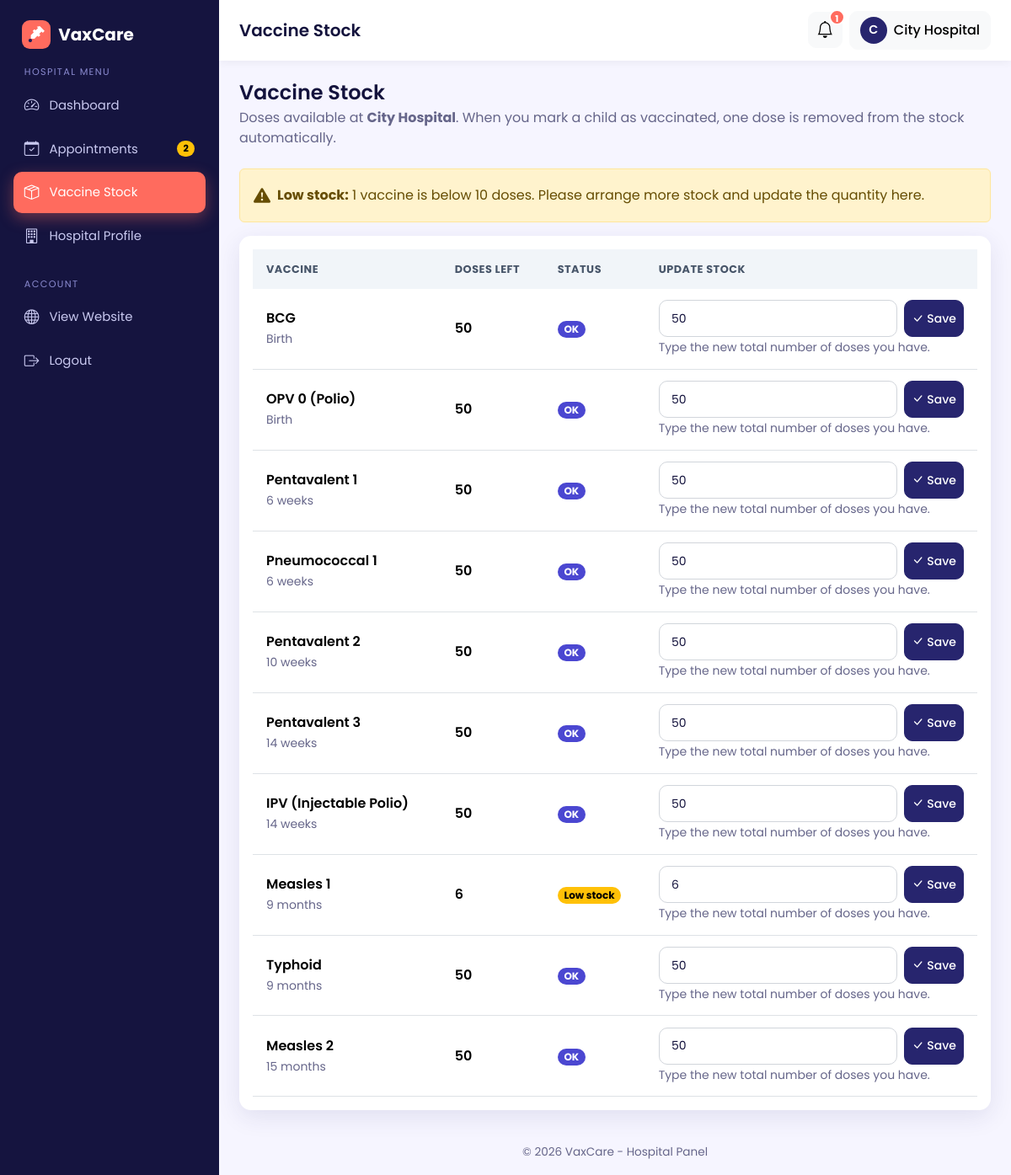
The app's page /hospital/stock.php (signed in) with its own data.
### tables this page shows
CREATE TABLE hospitals (
  id INT AUTO_INCREMENT PRIMARY KEY,
  user_id INT NULL,                          
  hospital_name VARCHAR(150) NOT NULL,
  address VARCHAR(255) NOT NULL,
  location VARCHAR(100) NOT NULL,            
  phone VARCHAR(20),
  license_no VARCHAR(60) NULL,                       
  contact_email VARCHAR(120) NULL,                   
  latitude DECIMAL(10,7) NULL,                       
  longitude DECIMAL(10,7) NULL,
  invite_token VARCHAR(64) NULL,                     
  FOREIGN KEY (user_id) REFERENCES users(id) ON DELETE SET NULL,
  UNIQUE KEY uniq_invite (invite_token)
);

CREATE TABLE vaccine_stock (
  id INT AUTO_INCREMENT PRIMARY KEY,
  hospital_id INT NOT NULL,
  vaccine_id INT NOT NULL,
  quantity INT NOT NULL DEFAULT 0,                     
  booking_paused TINYINT(1) NOT NULL DEFAULT 0,        
  FOREIGN KEY (hospital_id) REFERENCES hospitals(id) ON DELETE CASCADE,
  FOREIGN KEY (vaccine_id)  REFERENCES vaccines(id)  ON DELETE CASCADE,
  UNIQUE KEY uniq_hospital_vaccine (hospital_id, vaccine_id)    
);

CREATE TABLE vaccines (
  id INT AUTO_INCREMENT PRIMARY KEY,
  vaccine_name VARCHAR(120) NOT NULL,
  description VARCHAR(255),
  recommended_age VARCHAR(50),               
  recommended_age_days INT NOT NULL DEFAULT 0,
  availability ENUM('available','unavailable') NOT NULL DEFAULT 'available'
);

### hospital/stock.php (the view, shortened to what this page needs)
<?php
require_once __DIR__ . '/../config/db.php';
$hospital = require_hospital($pdo);
$stmt = $pdo->prepare(
    'SELECT v.id AS vaccine_id, v.vaccine_name, v.recommended_age,
            s.quantity, s.booking_paused
     FROM vaccines v
     LEFT JOIN vaccine_stock s ON s.vaccine_id = v.id AND s.hospital_id = ?
     ORDER BY v.recommended_age_days ASC, v.id ASC'
);
$stmt->execute([$hospital['id']]);
$rows = $stmt->fetchAll();
$lowCount = 0;
foreach ($rows as $r) {
    if ($r['quantity'] !== null && (int)$r['quantity'] < LOW_STOCK) {
        $lowCount++;
    }
}
function stock_badge($quantity)
{
    $q = (int)$quantity;
    if ($q < LOW_STOCK) {
        return '<span class="badge rounded-pill text-bg-warning">Low stock</span>';
    }
    return '<span class="badge rounded-pill text-bg-success">OK</span>';
}
require_once __DIR__ . '/../includes/hospital_header.php';
?>
<div class="mb-4">
  <h4 class="mb-1">Vaccine Stock</h4>
  <p class="text-muted mb-0">Doses available at <strong><?= e($hospital['hospital_name']) ?></strong>. When you mark a child as vaccinated, one dose is removed from the stock automatically.</p>
</div>
<?php if ($lowCount > 0): ?>
  <div class="alert alert-warning d-flex align-items-center gap-2">
    <i class="bi bi-exclamation-triangle-fill fs-5"></i>
    <div><strong>Low stock:</strong> <?= $lowCount ?> vaccine<?= $lowCount > 1 ? 's are' : ' is' ?> below <?= LOW_STOCK ?> doses. Please arrange more stock and update the quantity here.</div>
  </div>
<?php endif; ?>
<div class="card">
  <div class="card-body">
    <div class="table-responsive">
      <table class="table table-hover table-stack mb-0">
        <thead>
          <tr>
            <th>Vaccine</th>
            <th>Doses left</th>
            <th>Status</th>
            <th style="min-width: 240px;">Update stock</th>
          </tr>
        </thead>
        <tbody>
          <?php foreach ($rows as $r): ?>
            <tr>
              <td data-label="Vaccine">
                <div class="fw-semibold"><?= e($r['vaccine_name']) ?></div>
                <small class="text-muted"><?= e($r['recommended_age']) ?></small>
              </td>
              <td data-label="Doses left" class="fw-semibold"><?= $r['quantity'] === null ? '-' : (int)$r['quantity'] ?></td>
              <td data-label="Status"><?= stock_badge($r['quantity']) ?></td>
              <td data-label="Update stock">
                <form method="post" class="d-flex gap-2">
                  <input type="number" class="form-control form-control-sm" name="quantity"
                         value="<?= $r['quantity'] === null ? 0 : (int)$r['quantity'] ?>"
                         min="0" max="100000" required aria-label="New quantity for <?= e($r['vaccine_name']) ?>">
                  <button type="submit" class="btn btn-sm btn-primary text-nowrap">
                    <i class="bi bi-check-lg me-1"></i>Save
                  </button>
                </form>
                <small class="text-muted">Type the new total number of doses you have.</small>
              </td>
            </tr>
          <?php endforeach; ?>
        </tbody>
      </table>
    </div>
  </div>
</div>
<?php require_once __DIR__ . '/../includes/hospital_footer.php'; ?>

### assets/css/style.css (style rules this page uses)
:root { --brand: #27256e; --brand-dark: #1c1b57; --brand-light: #e8e7ff; --accent: #2563eb; --bg: #f6f5ff; --text: #1f2937; --muted: #6b7280; --radius: 14px; --shadow: 0 6px 24px rgba(39,37,110, 0.10); --bs-primary: #27256e; --bs-primary-rgb: 39, 37, 110; --bs-link-color: #27256e; --bs-link-hover-color: #1c1b57; --bs-body-font-family: 'Poppins', system-ui, sans-serif; --bs-body-color: var(--text); }
html { scroll-behavior: smooth; }
body { font-family: 'Poppins', system-ui, sans-serif; background: var(--bg); color: var(--text); min-height: 100vh; display: flex; flex-direction: column; }
h1, h2, h3, h4, h5, h6 { font-weight: 600; color: #0f172a; }
.text-muted { color: var(--muted) !important; }
.btn { border-radius: 10px; font-weight: 500; transition: all .2s ease; }
.btn-primary { --bs-btn-bg: var(--brand); --bs-btn-border-color: var(--brand); --bs-btn-hover-bg: var(--brand-dark); --bs-btn-hover-border-color: var(--brand-dark); --bs-btn-active-bg: var(--brand-dark); --bs-btn-active-border-color: var(--brand-dark); --bs-btn-disabled-bg: var(--brand); --bs-btn-disabled-border-color: var(--brand); }
.card { border: 0; border-radius: var(--radius); box-shadow: var(--shadow); }
.form-control, .form-select { border-radius: 10px; padding: .65rem .9rem; border: 1px solid #d1d5db; }
.table thead th { background: #f1f5f9; font-size: .8rem; text-transform: uppercase; letter-spacing: .04em; color: #475569; border-bottom: 0; white-space: nowrap; }
.table > :not(caption) > * > * { padding: .85rem 1rem; vertical-align: middle; }
body.admin-body { display: block; background: var(--bg); }
:root { --bs-primary-bg-subtle: #e8e7ff; --bs-primary-text-emphasis: #27256e; }
html { scroll-padding-top: 80px; }
:root { --brand: #27256e; --brand-dark: #1c1b57; --brand-light: #e8e7ff; --indigo: #4b47d1; --coral: #ff6b5e; --coral-dark: #e9554a; --teal: #2a9df4; --bg: #f6f5ff; --text: #14133d; --muted: #66668a; --navy-deep: #15143f; --shadow: 0 8px 28px rgba(39,37,110,.10); --bs-primary: #27256e; --bs-primary-rgb: 39, 37, 110; --bs-link-color: #27256e; --bs-link-hover-color: #1c1b57; --bs-primary-bg-subtle: #e8e7ff; --bs-primary-text-emphasis: #27256e; --bs-body-color: #14133d; }
h1, h2, h3, h4, h5, h6 { color: var(--text); }
:root { --teal: #2a9df4; --bs-success: #4b47d1; --bs-success-rgb: 75, 71, 209; --bs-success-bg-subtle: #e8e7ff; --bs-success-border-subtle: #c9c7ff; --bs-success-text-emphasis: #27256e; --bs-danger: #e5484d; --bs-danger-rgb: 229, 72, 77; --bs-danger-bg-subtle: #ffe6e7; --bs-danger-border-subtle: #ffc9cb; --bs-danger-text-emphasis: #8f1d22; --bs-info: #2a9df4; --bs-info-rgb: 42, 157, 244; --bs-info-bg-subtle: #e3f3ff; --bs-info-border-subtle: #b9e0fc; --bs-info-text-emphasis: #0c5a96; }
.btn { font-weight: 500; }

### records on screen
hospitals: hospital_name "City Hospital"
vaccine_stock: vaccine.vaccine_name "BCG", vaccine.recommended_age "Birth", quantity "50"
vaccine_stock: vaccine.vaccine_name "OPV 0 (Polio)", vaccine.recommended_age "Birth", quantity "50"
vaccine_stock: vaccine.vaccine_name "Pentavalent 1", vaccine.recommended_age "6 weeks", quantity "50"
vaccine_stock: vaccine.vaccine_name "Pneumococcal 1", vaccine.recommended_age "6 weeks", quantity "50"
vaccine_stock: vaccine.vaccine_name "Pentavalent 2", vaccine.recommended_age "10 weeks", quantity "50"
vaccine_stock: vaccine.vaccine_name "Pentavalent 3", vaccine.recommended_age "14 weeks", quantity "50"
vaccine_stock: vaccine.vaccine_name "IPV (Injectable Polio)", vaccine.recommended_age "14 weeks", quantity "50"
vaccine_stock: vaccine.vaccine_name "Measles 1", vaccine.recommended_age "9 months", quantity "6", shows "Low stock"
vaccine_stock: vaccine.vaccine_name "Typhoid", vaccine.recommended_age "9 months", quantity "50"
vaccine_stock: vaccine.vaccine_name "Measles 2", vaccine.recommended_age "15 months", quantity "50"

### other values on screen
APP_NAME "VaxCare"
$label "Dashboard"
$label "Appointments"
$needsUpdate "2"
$label "Vaccine Stock"
$label "Hospital Profile"
$pageTitle "Vaccine Stock"
$notifCount "1"
mb_strtoupper(mb_substr($_SESSION['name'] ?? 'H', 0, 1)) "C"
$_SESSION['name'] "City Hospital"
$lowCount "1"
LOW_STOCK "10"
